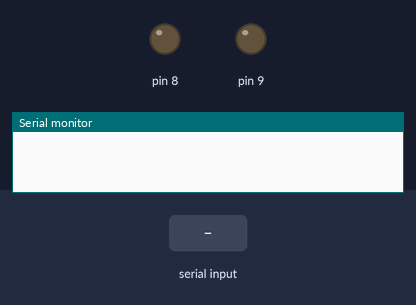
Simulated run of this sketch. Board: Arduino Uno, built with avr-gcc and run on an emulated ATmega328P. Parts: output pins drawn as LEDs (lit = HIGH), the last lines printed to the serial monitor. Inputs (shaded band) come from the test bench.

Above: at 1.2 s.
1.3 s: "on" received over the second serial link
At 3.5 s:
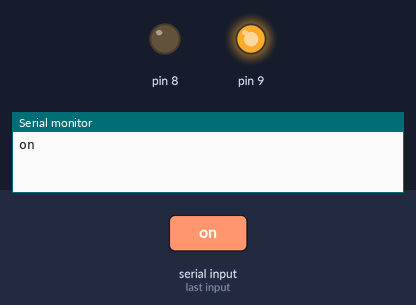
3.8 s: "1" received over the second serial link
At 5.5 s:
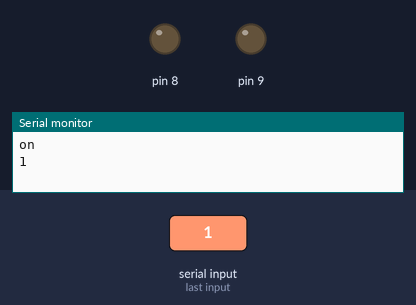
Timing chart, 0 to 7.0 s (numbered marks = the images above; inputs shaded):
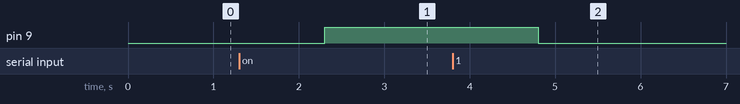

The sketch:

Bluetooth_module.ino
```cpp
#include <SoftwareSerial.h>
SoftwareSerial myserial(11, 10); //11 is RX and 10 is TX
void setup() {
  Serial.begin(115200);
  myserial.begin(115200);
  pinMode(8, OUTPUT);
  pinMode(9, OUTPUT);
  digitalWrite(8, LOW);
}

void loop() {
  if (myserial.available()) {
    String data = myserial.readString();
    Serial.println(data);

    if (data == "on") {
      digitalWrite(9, HIGH);

    }
    else {
      digitalWrite(9, LOW);
    }
  }


}
```

Measured:
- after the input at 1.3 s, pin 9: LOW → HIGH after 1.0 s
- after the input at 3.8 s, pin 9: HIGH → LOW after 1.0 s
